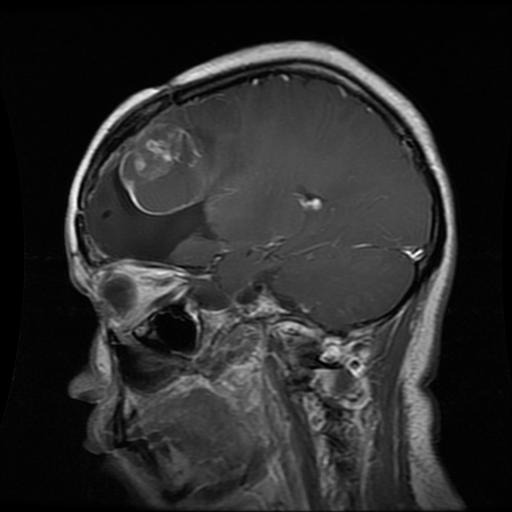
#> input picture Training/glioma/gg (123).jpg, 512 x 512 px, found by its file name; its folder holds only this picture in this run
$ jupyter execute --allow-errors BrainTumourProject.ipynb
#> lines starting #> are read from the running program, lines starting #| are printed output that depends on the picture; long printed decimals are rounded
#> further down, img is the input picture: shape (512, 512); min 0, max 255, mean 42.9
#> `img = cv2.resize(img, (200,200))`:
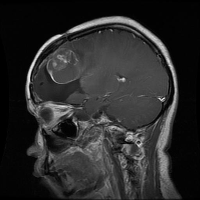
#> img: shape (200, 200); min 0, max 239, mean 42.8
#> pass 2 of the loop `for cls in classes:`:
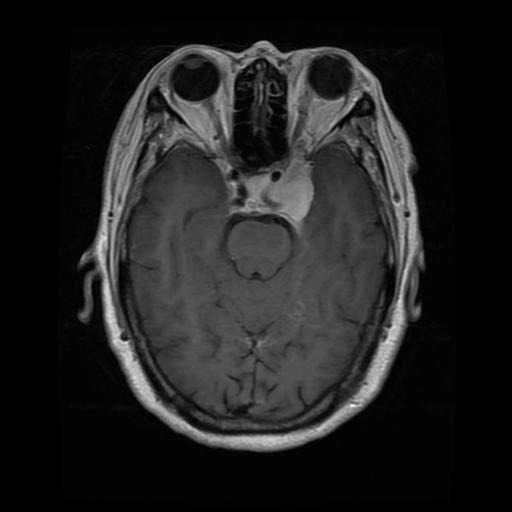
#> input picture Training/meningioma/m (115).jpg, 512 x 512 px, found by its file name
#> img is the input picture: shape (512, 512); min 0, max 255, mean 32.6
#> `img = cv2.resize(img, (200,200))`:
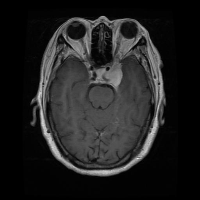
#> img: shape (200, 200); min 0, max 243, mean 32.5
[cell 1]
import numpy as np
import pandas as pd
import matplotlib.pyplot as plt
from sklearn.model_selection import train_test_split
from sklearn.metrics import accuracy_score

[cell 2]
import os

path = os.listdir('D:/miniproj/Training')
classes = {'glioma':0, 'meningioma':1, 'notumor':2,'pituitary':3 }

[cell 3]
import cv2
X = []
Y = []
#> (the rest of this cell did not finish here and is left out)

[cell 4]
X = np.array(X)
Y = np.array(Y)

X_updated = X.reshape(len(X), -1)

np.unique(Y)

[cell 5]
pd.Series(Y).value_counts()

[cell 6]
X.shape, X_updated.shape
#> Out = ((2, 200, 200), (2, 40000))

[cell 7]
plt.imshow(X[0], cmap='gray')

Data

[cell 8]
X_updated = X.reshape(len(X), -1)
X_updated.shape
#> Out = (2, 40000)

[cell 9]
xtrain, xtest, ytrain, ytest = train_test_split(X_updated, Y, random_state=10,
                                               test_size=.20)
#> ytrain = [1]; ytest = [0]

[cell 10]
xtrain.shape, xtest.shape
#> Out = ((1, 40000), (1, 40000))

Scaling

[cell 11]
print(xtrain.max(), xtrain.min())
#| 243 0
print(xtest.max(), xtest.min())
#| 239 0
xtrain = xtrain/255
xtest = xtest/255
print(xtrain.max(), xtrain.min())
#| 0.9529 0.0
print(xtest.max(), xtest.min())
#| 0.9373 0.0

Feature Selection

[cell 12]
from sklearn.decomposition import PCA

[cell 13]
print(xtrain.shape, xtest.shape)
#| (1, 40000) (1, 40000)
